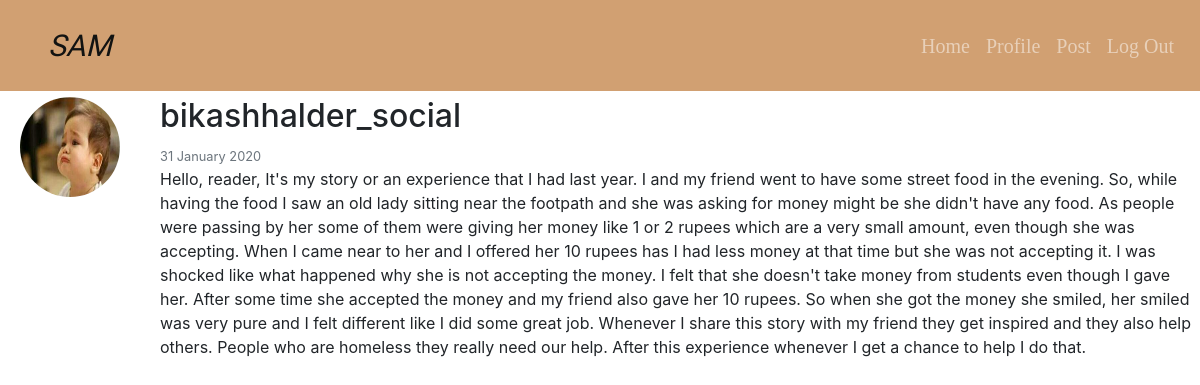
Screenshot of /home/post/39/ with the database file from the repository.
### post/models.py (models this page shows, shortened)
class Post(models.Model):
    content = models.TextField()
    date_posted = models.DateTimeField(default=timezone.now)
    author = models.ForeignKey(User,on_delete=models.CASCADE)

### users/models.py (models this page shows, shortened)
class Profile(models.Model):
    user = models.OneToOneField(User, on_delete=models.CASCADE)
    image = models.ImageField(default='default.jpg', upload_to='profile_pics')

### post/views.py (the view)
# urls.py: path('post/<int:pk>/', PostDetailView.as_view() ,name="post-detail"),
class PostDetailView(DetailView):
    model = Post

### post/templates/post/post_detail.html (shortened to what this page needs)
{% extends "post/base.html"%}
{% block post-content %}
    <article class="media post_detail_class content-section">
        <img class="article_img" id="post_article_img" src="{{ object.author.profile.image.url }}">
        <div class="post_media-body">
                <div class="article-metadata">
                    <h2 class="mr-2" id="author_post">{{ object.author }}</h2>
                    <small class="text-muted">{{ object.date_posted|date:"d F Y" }}</small>
                </div>
                <p class="article_content">{{ object.content }}</p>
        </article>
{% endblock%}

### post/static/post/main.css (style rules this page uses)
.article_img { border-radius: 50%; width: 100px; height: 100px; }
.media { padding-top: 10px; }
.post_detail_class { padding-top: 80px; }
#post_article_img { margin-left: 20px; }
.post_media-body { padding-left: 40px; }

### rows the page displays
Post: author.profile.image (picture), author "bikashhalder_social", date_posted "31 January 2020", content "Hello, reader, It's my story or an experience that I had last year. I and my friend went to have some street food in the evening. So, while having the food I saw an old lady sitting near the footpath and she was asking for money might be she didn't have any food. As people were passing by her some of them were giving her money like 1 or 2 rupees which are a very small amount, even though she was accepting. When I came near to her and I offered her 10 rupees has I had less money at that time but she was not accepting it. I was shocked like what happened why she is not accepting the money. I felt that she doesn't take money from students even though I gave her. After some time she accepted…"
